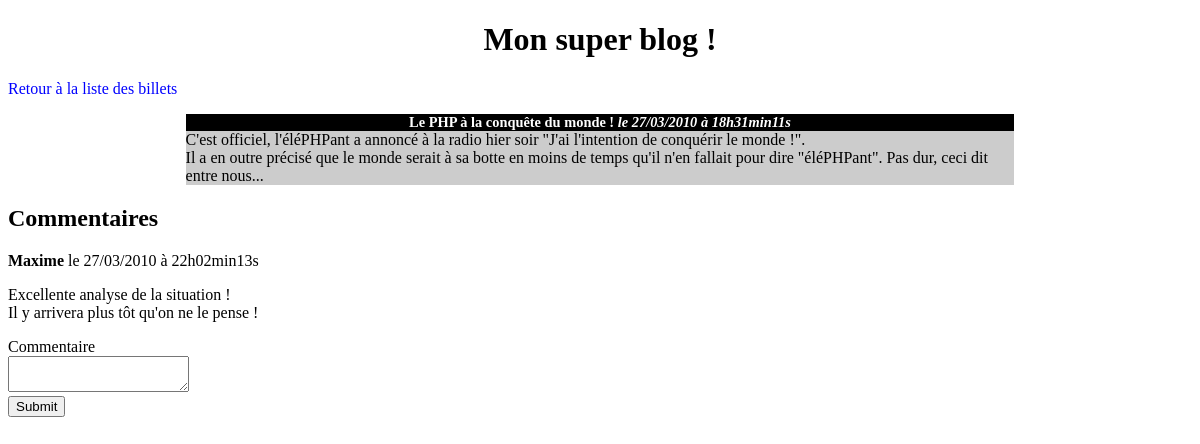
Page /index.php?action=modifyComment&id=2&idComment=5 on the committed database.
### tables this page shows
CREATE TABLE `posts` (
  `id` int(11) NOT NULL,
  `title` varchar(255) NOT NULL,
  `content` text NOT NULL,
  `creation_date` datetime NOT NULL
);

CREATE TABLE `comments` (
  `id` int(11) NOT NULL,
  `post_id` int(11) NOT NULL,
  `author` varchar(255) NOT NULL,
  `comment` text NOT NULL,
  `comment_date` datetime NOT NULL
);

### model/PostManager.php (called while the page is built, shortened)
<?php
class PostManager extends Manager
{
    public function getPost($postId)
    {
        $db = $this->dbConnect();
        $req = $db->prepare('SELECT id, title, content, DATE_FORMAT(creation_date, \'%d/%m/%Y à %Hh%imin%ss\') AS creation_date_fr FROM posts WHERE id = ?');
        $req->execute(array($postId));
        $post = $req->fetch();
        return $post;
    }
}

### model/CommentManager.php (called while the page is built, shortened)
<?php
class CommentManager extends Manager
{
    public function getComment($idComment)
    {
        $db = $this->dbConnect();
        $comment = $db->prepare('SELECT id,post_id, author, comment, DATE_FORMAT(comment_date, \'%d/%m/%Y à %Hh%imin%ss\') AS comment_date_fr FROM comments WHERE id = ?');
        $comment->execute(array($idComment));
        $comment = $comment->fetch();
        return $comment;
    }
}

### view/frontend/modifyCommentView.php (the view, shortened to what this page needs)
<h1>Mon super blog !</h1>
<p><a href="index.php">Retour à la liste des billets</a></p>
<div class="news">
    <h3>
        <?= htmlspecialchars($post['title']) ?>
        <em>le <?= $post['creation_date_fr'] ?></em>
    </h3>
    <p>
        <?= nl2br(htmlspecialchars($post['content'])) ?>
    </p>
</div>
<h2>Commentaires</h2>
<p><strong><?= htmlspecialchars($comment['author']) ?></strong> le <?= $comment['comment_date_fr'] ?></p>
    <p><?= nl2br(htmlspecialchars($comment['comment'])) ?></p>
<form action="index.php?action=updateComment&amp;id=<?=$post['id']?>&amp;idComment=<?=$comment['id']?>" method="post">
    <div>
        <label for="comment">Commentaire</label><br />
        <textarea id="comment" name="updatedComment"></textarea>
    </div>
    <div>
        <input type="submit" />
    </div>
</form>
<?php require('template.php'); ?>

### public/css/style.css (style rules this page uses)
h1, h3 { text-align:center; }
h3 { background-color:black; color:white; font-size:0.9em; margin-bottom:0px; }
.news p { background-color:#CCCCCC; margin-top:0px; }
.news { width:70%; margin:auto; }
a { text-decoration: none; color: blue; }

### rows in the picture
posts: title "Le PHP à la conquête du monde !", content "C'est officiel, l'éléPHPant a annoncé à la radio hier soir \"J'ai l'intention de conquérir le monde !\". Il a en outre précisé que le monde serait à sa botte en moins de temps qu'il n'en fallait pour dire \"éléPHPant\". Pas dur, ceci dit entre nous..."
comments: author "Maxime", comment "Excellente analyse de la situation ! Il y arrivera plus tôt qu'on ne le pense !"

### other values in the picture
$post['creation_date_fr'] "27/03/2010 à 18h31min11s"
$comment['comment_date_fr'] "27/03/2010 à 22h02min13s"
